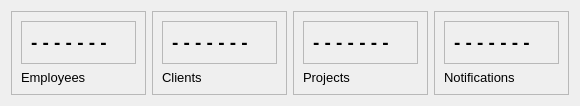
       <widget class="QWidget" name="cardsFrame_3" native="true">
        <layout class="QHBoxLayout" name="horizontalLayout_36">
         <item>
          <widget class="QFrame" name="card1_3">
           <property name="frameShape">
            <enum>QFrame::StyledPanel</enum>
           </property>
           <property name="frameShadow">
            <enum>QFrame::Raised</enum>
           </property>
           <layout class="QVBoxLayout" name="verticalLayout_27">
            <item alignment="Qt::AlignTop">
             <widget class="QFrame" name="frame_32">
              <property name="frameShape">
               <enum>QFrame::StyledPanel</enum>
              </property>
              <property name="frameShadow">
               <enum>QFrame::Raised</enum>
              </property>
              <layout class="QHBoxLayout" name="horizontalLayout_37">
               <item>
                <widget class="QLabel" name="label_90">
                 <property name="font">
                  <font>
                   <pointsize>14</pointsize>
                   <weight>75</weight>
                   <bold>true</bold>
                  </font>
                 </property>
                 <property name="text">
                  <string>- - - - - - - </string>
                 </property>
                </widget>
               </item>
               <item>
                <widget class="QLabel" name="label_91">
                 <property name="maximumSize">
                  <size>
                   <width>40</width>
                   <height>40</height>
                  </size>
                 </property>
                 <property name="text">
                  <string/>
                 </property>
                 <property name="pixmap">
                  <pixmap resource="resources.qrc">:/whiteIcons/assets/icons/white/user.svg</pixmap>
                 </property>
                 <property name="scaledContents">
                  <bool>true</bool>
                 </property>
                </widget>
               </item>
              </layout>
             </widget>
            </item>
            <item>
             <widget class="QLabel" name="label_92">
              <property name="font">
               <font>
                <pointsize>10</pointsize>
                <weight>50</weight>
                <bold>false</bold>
               </font>
              </property>
              <property name="text">
               <string>Employees</string>
              </property>
             </widget>
            </item>
           </layout>
          </widget>
         </item>
         <item>
          <widget class="QFrame" name="card3_3">
           <property name="frameShape">
            <enum>QFrame::StyledPanel</enum>
           </property>
           <property name="frameShadow">
            <enum>QFrame::Raised</enum>
           </property>
           <layout class="QVBoxLayout" name="verticalLayout_28">
            <item>
             <widget class="QFrame" name="frame_33">
              <property name="frameShape">
               <enum>QFrame::StyledPanel</enum>
              </property>
              <property name="frameShadow">
               <enum>QFrame::Raised</enum>
              </property>
              <layout class="QHBoxLayout" name="horizontalLayout_38">
               <item>
                <widget class="QLabel" name="label_93">
                 <property name="font">
                  <font>
                   <pointsize>14</pointsize>
                   <weight>75</weight>
                   <bold>true</bold>
                  </font>
                 </property>
                 <property name="text">
                  <string>- - - - - - - </string>
                 </property>
                </widget>
               </item>
               <item>
                <widget class="QLabel" name="label_94">
                 <property name="maximumSize">
                  <size>
                   <width>40</width>
                   <height>40</height>
                  </size>
                 </property>
                 <property name="text">
                  <string/>
                 </property>
                 <property name="pixmap">
                  <pixmap resource="resources.qrc">:/whiteIcons/assets/icons/white/users.svg</pixmap>
                 </property>
                 <property name="scaledContents">
                  <bool>true</bool>
                 </property>
                </widget>
               </item>
              </layout>
             </widget>
            </item>
            <item>
             <widget class="QLabel" name="label_95">
              <property name="font">
               <font>
                <pointsize>10</pointsize>
                <weight>50</weight>
                <bold>false</bold>
               </font>
              </property>
              <property name="text">
               <string>Clients</string>
              </property>
             </widget>
            </item>
           </layout>
          </widget>
         </item>
         <item alignment="Qt::AlignHCenter">
          <widget class="QFrame" name="card4_3">
           <property name="frameShape">
            <enum>QFrame::StyledPanel</enum>
           </property>
           <property name="frameShadow">
            <enum>QFrame::Raised</enum>
           </property>
           <layout class="QVBoxLayout" name="verticalLayout_29">
            <item>
             <widget class="QFrame" name="frame_34">
              <property name="frameShape">
               <enum>QFrame::StyledPanel</enum>
              </property>
              <property name="frameShadow">
               <enum>QFrame::Raised</enum>
              </property>
              <layout class="QHBoxLayout" name="horizontalLayout_39">
               <item>
                <widget class="QLabel" name="label_96">
                 <property name="font">
                  <font>
                   <pointsize>14</pointsize>
                   <weight>75</weight>
                   <bold>true</bold>
                  </font>
                 </property>
                 <property name="text">
                  <string>- - - - - - - </string>
                 </property>
                </widget>
               </item>
               <item>
                <widget class="QLabel" name="label_97">
                 <property name="maximumSize">
                  <size>
                   <width>40</width>
                   <height>40</height>
                  </size>
                 </property>
                 <property name="text">
                  <string/>
                 </property>
                 <property name="pixmap">
                  <pixmap resource="resources.qrc">:/whiteIcons/assets/icons/white/codepen.svg</pixmap>
                 </property>
                 <property name="scaledContents">
                  <bool>true</bool>
                 </property>
                </widget>
               </item>
              </layout>
             </widget>
            </item>
            <item>
             <widget class="QLabel" name="label_98">
              <property name="font">
               <font>
                <pointsize>10</pointsize>
                <weight>50</weight>
                <bold>false</bold>
               </font>
              </property>
              <property name="text">
               <string>Projects</string>
              </property>
             </widget>
            </item>
           </layout>
          </widget>
         </item>
         <item>
          <widget class="QFrame" name="card2_3">
           <property name="enabled">
            <bool>true</bool>
           </property>
           <property name="frameShape">
            <enum>QFrame::StyledPanel</enum>
           </property>
           <property name="frameShadow">
            <enum>QFrame::Raised</enum>
           </property>
           <layout class="QVBoxLayout" name="verticalLayout_30">
            <item>
             <widget class="QFrame" name="frame_35">
              <property name="frameShape">
               <enum>QFrame::StyledPanel</enum>
              </property>
              <property name="frameShadow">
               <enum>QFrame::Raised</enum>
              </property>
              <layout class="QHBoxLayout" name="horizontalLayout_40">
               <item>
                <widget class="QLabel" name="label_99">
                 <property name="font">
                  <font>
                   <pointsize>14</pointsize>
                   <weight>75</weight>
                   <bold>true</bold>
                  </font>
                 </property>
                 <property name="text">
                  <string>- - - - - - - </string>
                 </property>
                </widget>
               </item>
               <item>
                <widget class="QLabel" name="label_100">
                 <property name="maximumSize">
                  <size>
                   <width>40</width>
                   <height>40</height>
                  </size>
                 </property>
                 <property name="text">
                  <string/>
                 </property>
                 <property name="pixmap">
                  <pixmap resource="resources.qrc">:/whiteIcons/assets/icons/white/bell.svg</pixmap>
                 </property>
                 <property name="scaledContents">
                  <bool>true</bool>
                 </property>
                </widget>
               </item>
              </layout>
             </widget>
            </item>
            <item>
             <widget class="QLabel" name="label_101">
              <property name="font">
               <font>
                <pointsize>10</pointsize>
                <weight>50</weight>
                <bold>false</bold>
               </font>
              </property>
              <property name="text">
               <string>Notifications</string>
              </property>
             </widget>
            </item>
           </layout>
          </widget>
         </item>
        </layout>
       </widget>
